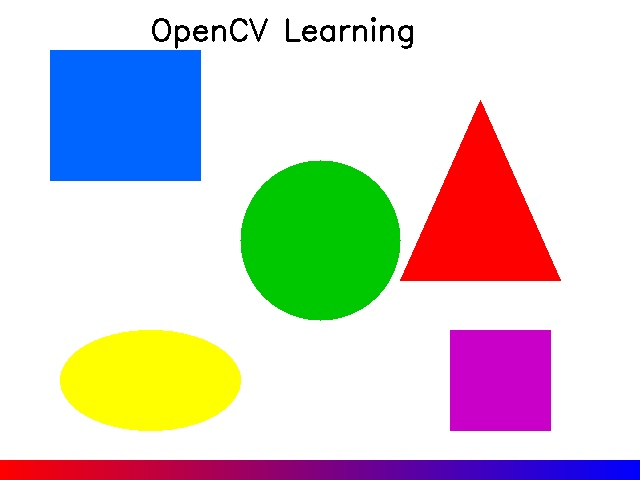
#> input picture image_processing/assets/sample.jpg, 640 x 480 px
$ python ex3_resize_crop.py
#> lines starting #> are read from the running program, lines starting #| are printed output that depends on the picture
# -*- coding: utf-8 -*-
"""
Bài Tập 3: Resize và Crop
Mục tiêu: Làm chủ việc thay đổi kích thước và cắt vùng ảnh

- Resize (thay đổi kích thước) bằng cv2.resize()
- Crop (cắt vùng ảnh) bằng NumPy slicing
- Hiểu các phương pháp nội suy (interpolation)
"""

import cv2          # Thư viện xử lý ảnh
import numpy as np  # Thư viện ma trận
import os           # Thao tác file

def main():
    # Đọc ảnh mẫu
    img_path = os.path.join(os.path.dirname(__file__), "..", "..", "assets", "sample.jpg")
    img = cv2.imread(img_path)
#> img is the input picture: shape (480, 640, 3); mean B, G, R 205.3, 208.6, 212.9

    if img is None:
        print("[LOI] Khong the doc anh! Hay chay sample_generator.py truoc.")
        return

    print("=" * 50)
    print("  BAI TAP 3: RESIZE VA CROP")
    print("=" * 50)

    h, w = img.shape[:2]  # Lấy chiều cao và rộng
#> h = 480; w = 640
    print(f"\n[INFO] Anh goc: {w}x{h} pixels")
#| [INFO] Anh goc: 640x480 pixels

    # === PHẦN A: Resize xuống 50% ===

    # cv2.resize(ảnh_gốc, (chiều_rộng_mới, chiều_cao_mới))
    # CHÚ Ý: resize nhận (width, height), KHÔNG phải (height, width)!
    new_w = w // 2  # Chiều rộng mới = 50%
#> new_w = 320
    new_h = h // 2  # Chiều cao mới = 50%
#> new_h = 240
    resized = cv2.resize(img, (new_w, new_h))
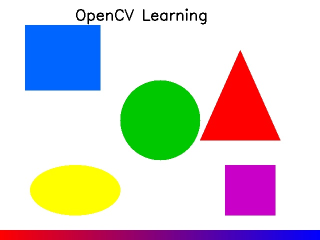
#> resized: shape (240, 320, 3); mean B, G, R 205.3, 208.6, 213

    print(f"\n[A] Resize 50%:")
    print(f"    Goc  : {w}x{h}")
#|     Goc  : 640x480
    print(f"    Moi  : {resized.shape[1]}x{resized.shape[0]}")
#|     Moi  : 320x240

    # Cách khác: dùng tỉ lệ fx, fy (0.5 = giảm 50%)
    resized_fx = cv2.resize(img, None, fx=0.5, fy=0.5)
    print(f"    (Cach fx/fy): {resized_fx.shape[1]}x{resized_fx.shape[0]}")
#|     (Cach fx/fy): 320x240

    cv2.imshow("A - Resized 50%", resized)

    # === PHẦN B: Các phương pháp nội suy (Interpolation) ===

    # INTER_NEAREST: nhanh nhất, hình vuông (tốt cho pixel art)
    # INTER_LINEAR : mặc định, cân bằng tốc độ và chất lượng
    # INTER_CUBIC  : chất lượng cao hơn, chậm hơn
    # INTER_AREA   : tốt nhất khi thu nhỏ ảnh
    resized_nearest = cv2.resize(img, (new_w, new_h), interpolation=cv2.INTER_NEAREST)
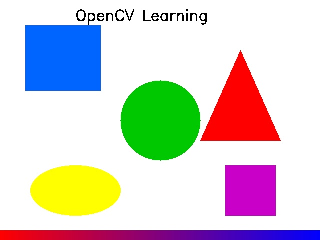
#> resized_nearest: shape (240, 320, 3); mean B, G, R 205.1, 208.3, 212.6
    resized_cubic = cv2.resize(img, (new_w, new_h), interpolation=cv2.INTER_CUBIC)

    print(f"\n[B] Cac phuong phap noi suy (interpolation):")
    print(f"    INTER_NEAREST: Nhanh, hinh vuong (pixel art)")
    print(f"    INTER_LINEAR : Mac dinh, can bang")
    print(f"    INTER_CUBIC  : Chat luong cao, cham hon")

    # === PHẦN C: Crop vùng giữa ảnh ===

    # Crop chỉ là cắt mảng NumPy: img[y1:y2, x1:x2]
    # Ta muốn cắt vùng giữa 50% của ảnh
    crop_h = h // 4  # Bỏ 25% trên và 25% dưới
#> crop_h = 120
    crop_w = w // 4  # Bỏ 25% trái và 25% phải
#> crop_w = 160
    y1 = crop_h          # Điểm bắt đầu y
#> y1 = 120
    y2 = h - crop_h      # Điểm kết thúc y
#> y2 = 360
    x1 = crop_w          # Điểm bắt đầu x
#> x1 = 160
    x2 = w - crop_w      # Điểm kết thúc x
#> x2 = 480
    cropped = img[y1:y2, x1:x2]  # Cắt vùng giữa
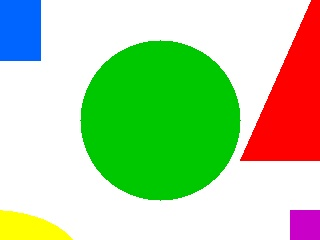
#> cropped: shape (240, 320, 3); mean B, G, R 158.8, 208.6, 178.9

    print(f"\n[C] Crop vung giua:")
    print(f"    Vung cat: ({x1},{y1}) -> ({x2},{y2})")
#|     Vung cat: (160,120) -> (480,360)
    print(f"    Kich thuoc: {cropped.shape[1]}x{cropped.shape[0]}")
#|     Kich thuoc: 320x240

    cv2.imshow("C - Cropped Center", cropped)

    # === PHẦN D: Crop góc trái trên ===

    # Lấy 1/4 ảnh phía trái trên
    quarter = img[0:h//2, 0:w//2]
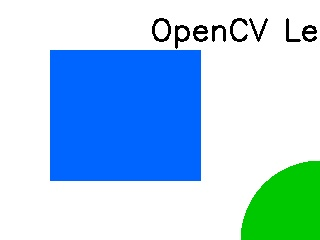
#> quarter: shape (240, 320, 3); mean B, G, R 234.3, 207.9, 169.2
    print(f"\n[D] Crop goc trai tren:")
    print(f"    Kich thuoc: {quarter.shape[1]}x{quarter.shape[0]}")
#|     Kich thuoc: 320x240

    cv2.imshow("D - Top-Left Quarter", quarter)

    # Hiển thị ảnh gốc để so sánh
    cv2.imshow("Original", img)

    print(f"\n[*] Dang hien thi 4 cua so. Nhan phim bat ky de dong.")
    cv2.waitKey(0)
    cv2.destroyAllWindows()

    # Lưu kết quả
    output_dir = os.path.join(os.path.dirname(__file__), "..", "..", "output")
    os.makedirs(output_dir, exist_ok=True)
    cv2.imwrite(os.path.join(output_dir, "ex3_resized_50.jpg"), resized)
    cv2.imwrite(os.path.join(output_dir, "ex3_cropped_center.jpg"), cropped)
    print(f"\n[DONE] Da luu ket qua vao thu muc output/")


if __name__ == "__main__":
    main()
